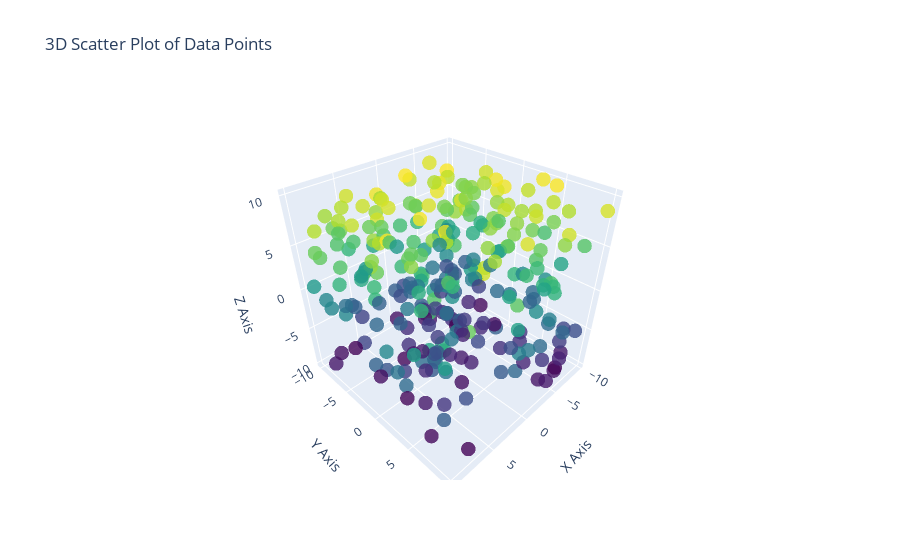

The notebook cell this image was saved under:
### Code cell
# Q.1. Using the given dataset, to generate a 3D scatter plot to visualize the distribution of data points in a three dimensional space.
# np.random.seed(30)
# data = {
   # 'X': np.random.uniform(-10, 10, 300),
  #  'Y': np.random.uniform(-10, 10, 300),
  #  'Z': np.random.uniform(-10, 10, 300)
# }
# df = pd.DataFrame(data)
# Ans -- 
import plotly.graph_objects as go
import numpy as np
import pandas as pd

# Step 1: Generate the dataset
np.random.seed(30)
data = {
    'X': np.random.uniform(-10, 10, 300),
    'Y': np.random.uniform(-10, 10, 300),
    'Z': np.random.uniform(-10, 10, 300)
}
df = pd.DataFrame(data)

# Step 2: Create a 3D scatter plot
fig = go.Figure(data=[go.Scatter3d(
    x=df['X'],
    y=df['Y'],
    z=df['Z'],
    mode='markers',
    marker=dict(
        size=5,
        color=df['Z'],  # Color points by Z values
        colorscale='Viridis',  # Color scale
        opacity=0.8
    )
)])

# Step 3: Customize layout
fig.update_layout(
    title='3D Scatter Plot of Data Points',
    scene=dict(
        xaxis_title='X Axis',
        yaxis_title='Y Axis',
        zaxis_title='Z Axis'
    )
)

# Show the plot
fig.show()

### Figure 1 — Plotly figure (JSON) as saved in the notebook; plotly's stock layout.template omitted (floating-point values rounded to 4 significant figures; data arrays with more than 128 entries replaced by an {"elided": "..."} marker saying what was removed)
{"data": [{"marker": {"color": {"elided": "300 float values"}, "colorscale": [[0, "#440154"], [0.1111, "#482878"], [0.2222, "#3e4989"], [0.3333, "#31688e"], [0.4444, "#26828e"], [0.5556, "#1f9e89"], [0.6667, "#35b779"], [0.7778, "#6ece58"], [0.8889, "#b5de2b"], [1, "#fde725"]], "opacity": 0.8, "size": 5}, "mode": "markers", "type": "scatter3d", "x": {"elided": "300 float values"}, "y": {"elided": "300 float values"}, "z": {"elided": "300 float values"}}], "layout": {"autosize": true, "scene": {"aspectmode": "auto", "aspectratio": {"x": 0.9933, "y": 1.007, "z": 0.9996}, "xaxis": {"title": {"text": "X Axis"}, "type": "linear"}, "yaxis": {"title": {"text": "Y Axis"}, "type": "linear"}, "zaxis": {"title": {"text": "Z Axis"}, "type": "linear"}}, "title": {"text": "3D Scatter Plot of Data Points"}}}
